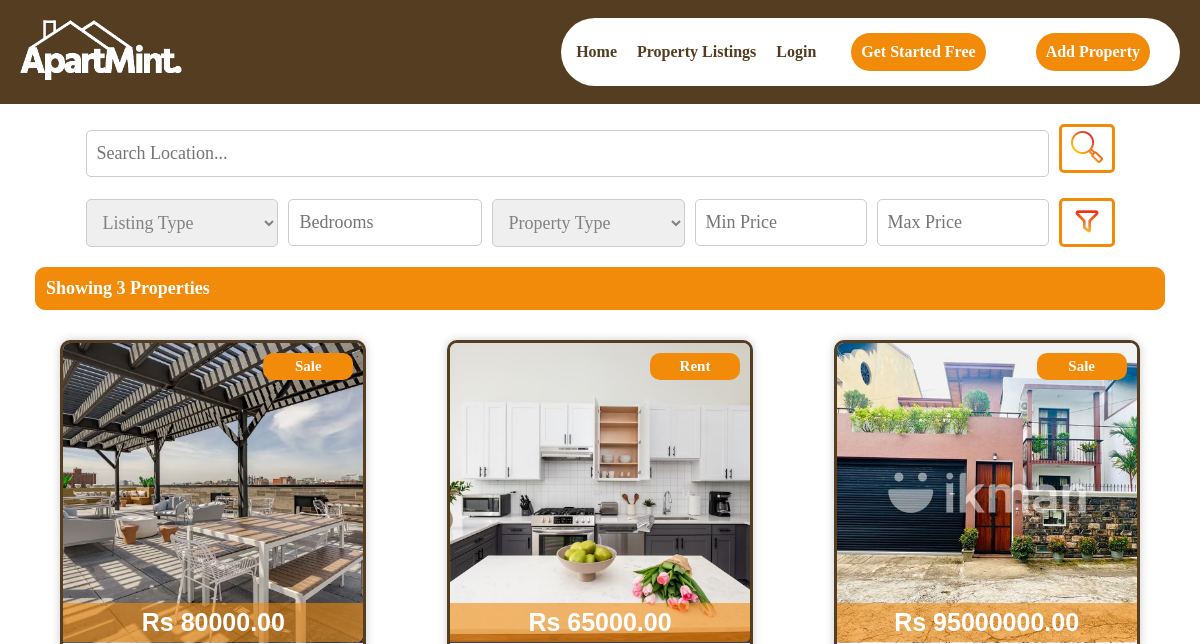
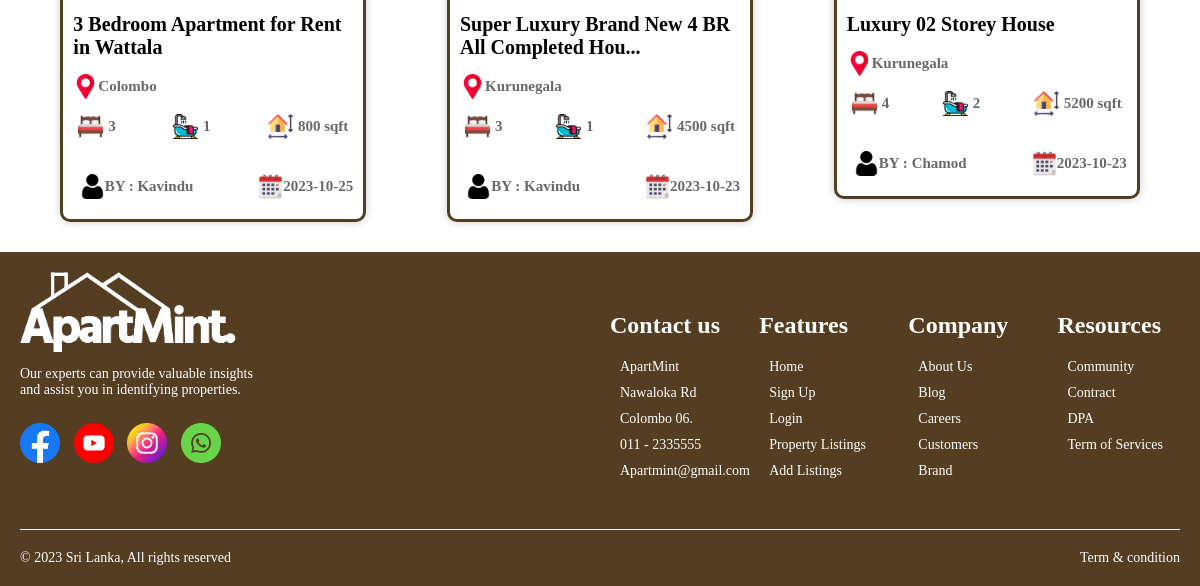
/all_listings.php, run on an earlier commit of the app's database (2 pictures, top to bottom).
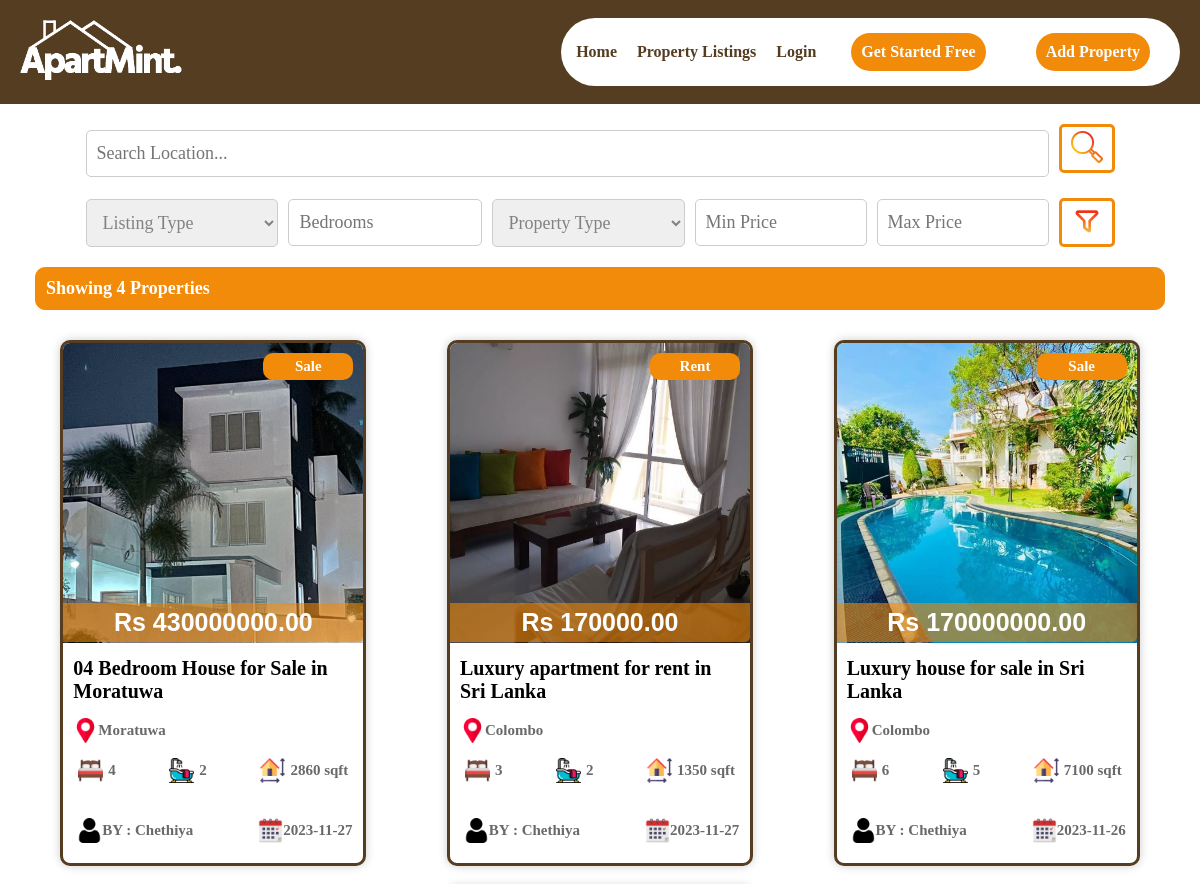
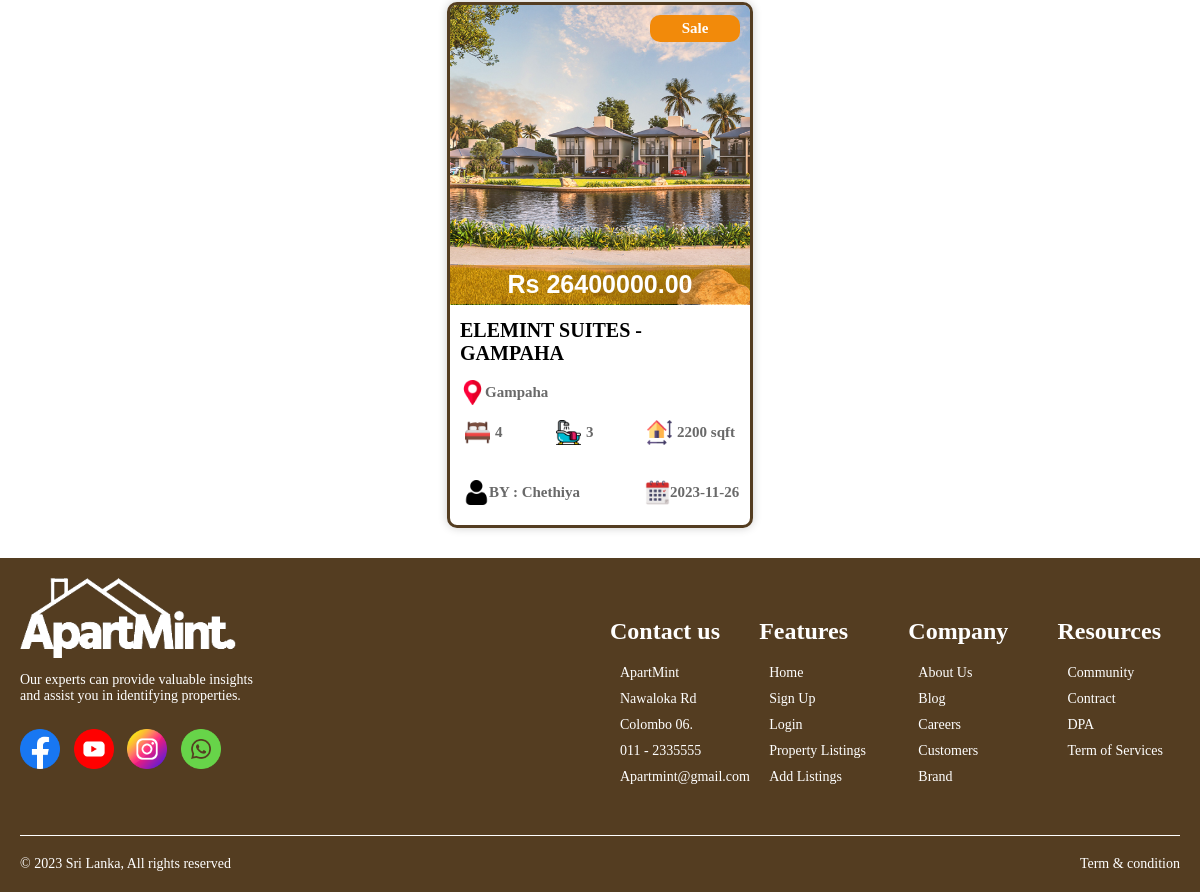
And on a later commit of the database (2 pictures, top to bottom).
### tables this page shows
CREATE TABLE `listing_details` (
  `id` int(50) NOT NULL,
  `user_id` int(100) NOT NULL,
  `listing_type` varchar(30) NOT NULL,
  `title` varchar(250) NOT NULL,
  `property_type` varchar(30) NOT NULL,
  `address` varchar(300) NOT NULL,
  `city` varchar(100) NOT NULL,
  `total_units` int(11) NOT NULL,
  `bedrooms` int(20) NOT NULL,
  `bathrooms` int(20) NOT NULL,
  `price` decimal(10,0) NOT NULL,
  `size` int(20) NOT NULL,
  `features` text NOT NULL,
  `kitchen` text NOT NULL,
  `outdoor_spaces` text NOT NULL,
  `living_spaces` text NOT NULL,
  `utilities` text NOT NULL,
  `li_image` varchar(1800) NOT NULL,
  `description` text NOT NULL,
  `f_name` varchar(50) NOT NULL,
  `l_name` varchar(50) NOT NULL,
  `email` varchar(80) NOT NULL,
  `p_no` varchar(50) NOT NULL,
  `date` datetime NOT NULL DEFAULT current_timestamp(),
  `approval_status` varchar(255) NOT NULL DEFAULT 'Pending'
);

### all_listings.php (the view, shortened to what this page needs)
<?php
include('process_php/db_connection.php');
$location = '';
$listingType = '';
$bedrooms = '';
$propertyType = '';
$minPrice = '';
$maxPrice = '';
$sql = "SELECT * FROM listing_details WHERE approval_status = 'Approved'";
$result = $conn->query($sql);
?>
<!DOCTYPE html>
<html lang="en">
<head>
    <link rel="stylesheet" type="text/css" href="style/style.css">
    <link rel="stylesheet" type="text/css" href="style/style_all_listings.css">
</head>
<body>
    <?php include('navbar.php'); ?>
    <div class="search-container">
        <form action="all_listings.php" method="GET">
            <div class="search-group">
                <input type="text" id="search-input" name="location" placeholder="Search Location...">
                <button type="submit" id="search-button"><img src="images/search.png" alt="Search"></button>
            </div>
            <div class="filter-group">
                <select name="listingType">
                    <option value="">Listing Type</option>
                </select>
                <input type="text" name="bedrooms" placeholder="Bedrooms">
                <select name="propertyType">
                    <option value="">Property Type</option>
                </select>
                <input type="number" name="minPrice" placeholder="Min Price">
                <input type="number" name="maxPrice" placeholder="Max Price">
                <button type="submit" id="filter-button"><img src="images/filter.png" alt="Filter"></button>
            </div>
        </form>
    </div>
    <?php
        echo '<div class="noOfProperty">';
            if ($result->num_rows > 0) {
                $propertyCount = $result->num_rows;
                echo '<div>Showing ' . $propertyCount . ' Properties</div>';
            } else {
                echo '<div>No properties found</div>';
            }
        echo '</div>';
    ?>
    <div class="all-listing-container">
        <?php
        include('process_php/db_connection.php');
        $sql = "SELECT * FROM listing_details WHERE approval_status = 'Approved' ORDER BY date DESC";
        $result = $conn->query($sql);
        if ($result->num_rows > 0) {
            echo '<div class="listing-container">';
            while($row = $result->fetch_assoc()) {
                echo '<a href="listing_view.php?id=' . $row['id'] . '" class="property-link">';
                    if (
                        (strpos($row['city'], $location) !== false || empty($location)) &&
                        ($row['listing_type'] == $listingType || empty($listingType)) &&
                        ($row['bedrooms'] == $bedrooms || empty($bedrooms)) &&
                        ($row['property_type'] == $propertyType || empty($propertyType)) &&
                        ($row['price'] >= $minPrice || empty($minPrice)) &&
                        ($row['price'] <= $maxPrice || empty($maxPrice)))
                    {
                        $imagePaths = explode(',', $row['li_image']);
                        $firstImagePath = isset($imagePaths[0]) ? $imagePaths[0] : '';
                        echo '<div class="listing">';
                            echo '<div class="listing-photo">';
                                if (!empty($firstImagePath)) {
                                    echo '<div><img src="process_php/' . $firstImagePath . '" alt="Listing Photo"></div>';
                                } else {
                                    echo '<div class="listing-photo">No Image Available</div>';
                                }
                                echo '<div class="listing-price">Rs ' . $row['price'] . '.00</div>';
                                echo '<div class="listing-type">' . $row['listing_type'] . '</div>';
                            echo '</div>';
                            echo '<div class="listing-info">';
                                $shortenedTitle = (strlen($row['title']) > 45) ? substr($row['title'], 0, 45) . '...' : $row['title'];
                                echo '<div class="listing-title">' . $shortenedTitle . '</div>';
                                echo '<div class="listing-address"><img src="images/placeholder.png" alt="Bed">' . $row['city'] . '</div>';
                                echo '<div class="listing-icons">';
                                echo '<div class="icon-bed"><img src="images/bed.png" alt="Bed">' . $row['bedrooms'] . '</div>';
                                echo '<div class="icon-bath"><img src="images/bath.png" alt="Bath">' . $row['bathrooms'] . '</div>';
                                echo '<div class="icon-size"><img src="images/size.png" alt="Size">' . $row['size'] . ' sqft</div>';
                                echo '</div>';
                                echo '<div class="listing-publish">';
                                    echo '<div class="listing-date"><img src="images/calendar.png" alt="Date">' . date('Y-m-d', strtotime($row['date'])) . '</div>';
                                    echo '<div class="publisher-icon"><img src="images/user.png" alt="Publisher">BY : ' . $row['f_name'] . '</div>';
                                echo '</div>';
                            echo '</div>';
                        echo '</div>';
                    }
                echo '</a>';
            }
            echo '</div>';
        }
        else {
            echo "No properties available";
        }
        ?>
    </div>
    <?php include('footer.php'); ?>
</body>
</html>

### navbar.php
<nav class="navbar">
    <div class="navbar-left">
        <a href="index.php"><img src="images/logo1.png" alt="Logo"></a>
    </div>
    <div class="navbar-right">
        <ul>
            <li><a href="index.php">Home</a></li>
            <li><a href="all_listings.php">Property Listings</a></li>
            <?php
            if(isset($_SESSION["user_id"])) {
                echo '<li class="dropdown">';
                $userName = $_SESSION["user_name"];
                $truncatedName = (strlen($userName) > 15) ? substr($userName, 0, 15) . '...' : $userName;
                echo '<span class="dropbtn"><img class="profile_photo" src="process_php/uploads/profile_photos/' . $_SESSION["user_profile_photo"] . '" alt="Profile Photo">' . $truncatedName . '</span>';
                echo '<div class="dropdown-content">';
                echo '<a href="user_dashboard.php">Dashboard</a>';
                echo '<a href="process_php/process_logout.php">Logout</a>';
                echo '</div>';
                echo '</li>';
            } else {
                echo '<li><a href="login.php">Login</a></li>';
                echo '<li><a href="register.php" class="button">Get Started Free</a></li>';
            }
            ?>
            <li><a href="addListings.php" class="button">Add Property</a></li>
        </ul>
    </div>
</nav>

### footer.php
<footer class="footer">
    <div class="footer-content">
        <div class="footer-left">
            <a href="index.php"><img src="images/logo1.png" alt="Logo"></a>
            <p>Our experts can provide valuable insights<br>and assist you in identifying properties.</p>
            <p>
                <a href="#"><img src="images/facebook.png" alt="Facebook"></a>
                <a href="#"><img src="images/youtube.png" alt="YouTube"></a>
                <a href="#"><img src="images/instagram.png" alt="Instagram"></a>
                <a href="#"><img src="images/whatsapp.png" alt="WhatsApp"></a>
            </p>
        </div>
        <div class="footer-right">
            <div class="column">
                <h2>Contact us</h2>
                <p>ApartMint</p>
                <p>Nawaloka Rd</p>
                <p>Colombo 06.</p>
                <p>011 - 2335555</p>
                <p>Apartmint@gmail.com</p>
            </div>
            <div class="column">
                <h2>Features</h2>
                <a href="index.php"><p>Home</p></a>
                <a href="register.php"><p>Sign Up</p></a>
                <a href="login.php"><p>Login</p></a>
                <a href="all_listings.php"><p>Property Listings</p></a>
                <a href="addListings.php"><p>Add Listings</p></a>
            </div>
            <div class="column">
                <h2>Company</h2>
                <a href="#"><p>About Us</p></a>
                <a href="#"><p>Blog</p></a>
                <a href="#"><p>Careers</p></a>
                <a href="#"><p>Customers</p></a>
                <a href="#"><p>Brand</p></a>
            </div>
            <div class="column">
                <h2>Resources</h2>
                <a href="#"><p>Community</p></a>
                <a href="#"><p>Contract</p></a>
                <a href="#"><p>DPA</p></a>
                <a href="#"><p>Term of Services</p></a>
            </div>
        </div>
    </div>
    <hr>
    <div class="footer-bottom">
        &copy; 2023 Sri Lanka, All rights reserved
        <a href="#">Term & condition</a>
    </div>
</footer>

### style/style.css (style rules this page uses)
.navbar { background-color: rgba(84, 61, 33, 1); color: #fff; padding: 2px 20px; display: flex; justify-content: space-between; align-items: center; }
.navbar-left img { max-height: 60px; }
.navbar-right { display: flex; align-items: center; }
.navbar-right ul { background-color: #fff; list-style: none; padding: 0 15px; border-radius: 50px; display: flex; justify-content: center; align-items: center; }
.navbar-right ul li { display: inline; margin-right: 20px; }
.navbar-right ul li:last-child { margin-right: 0; }
.navbar-right ul li a { text-decoration: none; color: rgba(84, 61, 33, 1); }
.navbar-right ul li a { text-decoration: none; font-weight: bold; color: rgba(84, 61, 33, 1); display: inline-block; }
.navbar-right ul li a.button { font-family: Josefin sans-serif; background-color: rgb(242, 138, 10); color: #fff; font-weight: bold; border-radius: 50px; margin: 15px; padding: 10px 10px; }
.footer { background-color: rgba(84, 61, 33, 1); color: #fff; padding: 20px; }
.footer-content { display: flex; justify-content: space-between; flex-wrap: wrap; }
.footer-left { flex: 1; max-width: 50%; padding-right: 20px; }
.footer-left a img { max-height: 80px; }
.footer-left p { font-size: 14px; margin-top: 10px; margin-bottom: 10px; }
.footer-left p a { margin-right: 10px; color: #FFF; }
.footer-left p a img { max-height: 40px; margin-top: 15px; }
.footer-right { flex: 1; display: flex; flex-wrap: wrap; justify-content: space-between; margin-top: 20px; }
.footer-right a p { color: white; }
.column { flex: 1; max-width: calc(25% - 20px); margin-right: 20px; margin-bottom: 20px; }
.column:last-child { margin-right: 0; }
.column p { font-size: 14px; margin: 10px; }
hr { border: none; border-top: 1px solid #FFF; margin: 20px 0; }
.footer-bottom { display: flex; justify-content: space-between; margin-top: 10px; font-size: 14px; }
a { text-decoration: none; }
.footer-bottom a { text-decoration: none; color: #FFF; }

What changed in the data, as far as the page shows it:
removed listing_details: shows a picture, price "80000", listing_type "Sale", title "3 Bedroom Apartment for Rent in Wattala", city "Colombo", bedrooms "3", bathrooms "1", size "800", date "2023-10-25", f_name "Kavindu"
removed listing_details: li_image (picture), price "65000", listing_type "Rent", title "Super Luxury Brand New 4 BR All Completed Hou...", city "Kurunegala", bedrooms "3", bathrooms "1", size "4500", date "2023-10-23", f_name "Kavindu"
removed listing_details: li_image (picture), price "95000000", listing_type "Sale", title "Luxury 02 Storey House", city "Kurunegala", bedrooms "4", bathrooms "2", size "5200", date "2023-10-23", f_name "Chamod"
added listing_details: shows a picture, price "430000000", listing_type "Sale", title "04 Bedroom House for Sale in Moratuwa", city "Moratuwa", bedrooms "4", bathrooms "2", size "2860", date "2023-11-27", f_name "Chethiya"
added listing_details: shows a picture, price "170000", listing_type "Rent", title "Luxury apartment for rent in Sri Lanka", city "Colombo", bedrooms "3", bathrooms "2", size "1350", date "2023-11-27", f_name "Chethiya"
added listing_details: shows a picture, price "170000000", listing_type "Sale", title "Luxury house for sale in Sri Lanka", city "Colombo", bedrooms "6", bathrooms "5", size "7100", date "2023-11-26", f_name "Chethiya"
added listing_details: shows a picture, price "26400000", listing_type "Sale", title "ELEMINT SUITES - GAMPAHA", city "Gampaha", bedrooms "4", bathrooms "3", size "2200", date "2023-11-26", f_name "Chethiya"
Also different on the page:
$propertyCount: "3" → "4"
